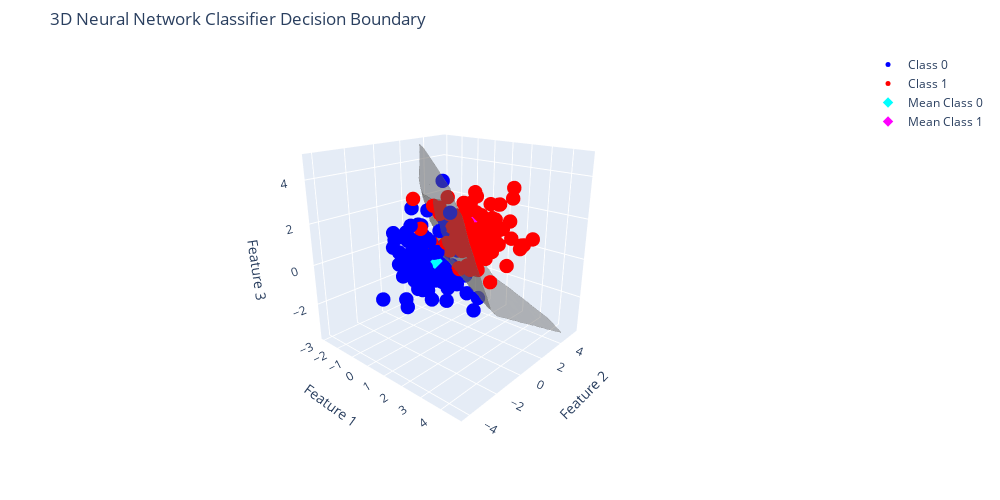

Here is the notebook cell this chart was saved with:
### Markdown cell above
## Plot the neural network decision boundary

### Code cell
# Define the decision function using the difference between predicted probabilities:
# f(x) = P(class=1) - P(class=0)
def decision_function(points):
    # 'points' should be of shape (n_samples, n_features)
    probs = mlp.predict_proba(points)
    return probs[:, 1] - probs[:, 0]

# Create a 3D grid over the data range to evaluate the decision function
num_points = 20  # grid resolution along each axis
x_lin = np.linspace(X[:, 0].min()-1, X[:, 0].max()+1, num_points)
y_lin = np.linspace(X[:, 1].min()-1, X[:, 1].max()+1, num_points)
z_lin = np.linspace(X[:, 2].min()-1, X[:, 2].max()+1, num_points)
XX, YY, ZZ = np.meshgrid(x_lin, y_lin, z_lin)
grid_points = np.vstack([XX.ravel(), YY.ravel(), ZZ.ravel()]).T

# Evaluate the decision function on each grid point
f_values = decision_function(grid_points)

# Plot the decision boundary using an isosurface at f(x)=0.
# Adjust isomin/isomax to a small interval around zero.
isosurface = go.Isosurface(
    x=grid_points[:, 0],
    y=grid_points[:, 1],
    z=grid_points[:, 2],
    value=f_values,
    isomin=-0.01,   # tolerance around 0
    isomax=0.01,
    surface_count=1,
    colorscale='gray',
    opacity=0.5,
    name='Decision Boundary',
    showscale=False  # This disables the colorbar
)

# Create scatter traces for the two classes
scatter_class0 = go.Scatter3d(
    x=X[y == 0, 0],
    y=X[y == 0, 1],
    z=X[y == 0, 2],
    mode='markers',
    marker=dict(size=5, color='blue'),
    name='Class 0'
)
scatter_class1 = go.Scatter3d(
    x=X[y == 1, 0],
    y=X[y == 1, 1],
    z=X[y == 1, 2],
    mode='markers',
    marker=dict(size=5, color='red'),
    name='Class 1'
)

# Optionally, plot the class means for reference
mean0 = np.mean(X[y == 0], axis=0)
mean1 = np.mean(X[y == 1], axis=0)
mean0_trace = go.Scatter3d(
    x=[mean0[0]],
    y=[mean0[1]],
    z=[mean0[2]],
    mode='markers',
    marker=dict(size=8, color='cyan', symbol='diamond'),
    name='Mean Class 0'
)
mean1_trace = go.Scatter3d(
    x=[mean1[0]],
    y=[mean1[1]],
    z=[mean1[2]],
    mode='markers',
    marker=dict(size=8, color='magenta', symbol='diamond'),
    name='Mean Class 1'
)

#Improve initial camera angle
# Define spherical coordinates for the camera
# mpl_toolkits.mplot3d default view typically uses:
#   elev = 30° and azim = -60°
r = 2.5  # distance of the camera from the center (you can adjust this)
elev = math.radians(30)
azim = math.radians(-60)
# Convert spherical to Cartesian coordinates
eye_x = r * math.cos(elev) * math.cos(azim)
eye_y = r * math.cos(elev) * math.sin(azim)
eye_z = r * math.sin(elev)

# Combine all traces into one figure
fig = go.Figure(data=[scatter_class0, scatter_class1, isosurface, mean0_trace, mean1_trace])
fig.update_layout(
    title='3D Neural Network Classifier Decision Boundary',
    scene_camera=dict(
        eye=dict(x=eye_x, y=eye_y, z=eye_z)
    ),
    scene=dict(
        xaxis_title='Feature 1',
        yaxis_title='Feature 2',
        zaxis_title='Feature 3',
        aspectmode='cube'  # Forces equal scaling on all axes
    ),
    width=1000,
    height=500,
    margin=dict(l=50, r=50, t=50, b=50)
)

fig.show()

### Figure 1 — Plotly figure (JSON) as saved in the notebook; plotly's stock layout.template omitted (floating-point values rounded to 4 significant figures; data arrays with more than 128 entries replaced by an {"elided": "..."} marker saying what was removed)
{"data": [{"marker": {"color": "blue", "size": 5}, "mode": "markers", "name": "Class 0", "type": "scatter3d", "x": [-0.5444, -1.058, -1.402, -0.1924, -0.5623, 0.1991, 0.8658, -0.5035, -0.1156, 1.523, -0.2526, 0.2165, 0.1865, -0.4792, 0.242, 0.1969, 1.307, 0.281, -0.7728, -0.8158, -0.908, -1.32, 0.2141, 0.05821, -0.2346, 2.144, -1.515, 0.3757, 0.357, 1.579, -0.2258, -0.7153, 0.5426, -0.493, 0.3853, -0.3853, -0.3851, 1.031, -0.7198, -1.062, -1.952, 0.3288, -0.3277, 0.4825, -0.4749, 0.4128, 0.4438, 0.2089, 0.6257, -0.4842, -0.3092, 0.405, -0.7925, 2.122, 0.3571, -1.196, 0.2599, 0.2961, -0.05953, 0.5138, 0.2323, 0.5709, -0.6451, 0.6566, 0.2767, 0.3436, 1.441, 0.6863, -0.03583, -0.3427, 1.866, 1.159, 0.4732, -0.2454, 0.4967, 0.791, -1.169, -0.8085, 0.2505, 0.09708, 0.01023, 0.6514, 0.2576, 0.3073, 1.454, 1.55, -1.43, -0.07201, -0.02651, 0.08187, -0.6017, -1.378, 0.09176, -0.9905, 0.8219, 0.4041, 1.586, 1.089, 0.5608, 0.8135], "y": [0.1109, 0.8225, 0.5869, 0.3015, -1.013, -0.6002, -1.2, -1.551, -0.3011, -0.2342, -1.248, 0.04557, -0.6618, -0.1857, -1.913, 0.7385, -1.607, -0.6227, -0.2368, -0.0771, -1.412, 0.5219, -1.246, -1.143, -1.415, 0.6339, -0.4465, -0.6006, -0.6929, 0.7674, 0.06753, 0.6796, -0.4634, -0.5894, -0.8839, 0.1135, -0.6769, 0.9313, -0.4606, 0.4736, -0.1518, -0.5298, -0.3921, -0.2235, -0.6533, 0.8221, 0.7746, -1.96, -0.8572, 1.267, 0.3313, -1.261, -0.1147, 1.032, 1.478, 0.8125, 0.7818, 0.2611, -3.241, 0.515, 0.2931, 1.136, 0.3614, -0.9747, 0.8272, -1.763, -1.436, -1.613, 1.565, -0.8023, 0.4738, -0.8207, -0.07283, -0.7537, -0.1383, -0.9094, 1.143, -0.5018, 0.3464, 0.9686, -0.9815, -0.3153, -0.07445, 0.8129, -0.2647, -0.7833, -0.44, 1.004, 0.06023, 2.315, 1.852, -0.9378, -1.988, -0.5663, 0.08705, 1.886, -1.238, 0.06428, 1.083, -1.231], "z": [-1.151, -1.221, 2.19, -0.03471, 0.3142, 0.0698, -0.3345, 0.06856, -1.479, -0.2341, 1.632, -0.6516, 0.8524, -1.106, -1.725, 0.1714, 0.1846, -0.2081, -0.4854, 0.3412, 1.466, 0.297, 0.1732, 0.3578, -0.4206, -2.025, 0.8564, -0.2917, 0.8996, -0.4695, -1.425, -0.7304, -0.4657, 0.8496, 0.1537, 0.6621, 0.6117, -0.8392, 1.057, -0.9194, 0.5883, 0.5133, -1.464, 0.714, 1.765, 1.897, -0.9269, -1.328, -1.071, -0.7077, 0.9755, 0.9179, 0.505, -1.519, -0.5183, 1.356, -1.237, 0.005113, -1.024, 3.853, -0.7144, 0.954, 1.538, 0.7871, 0.013, 0.3241, 1.163, -0.4719, -2.62, -0.1613, -1.191, 0.9634, -0.8468, -0.8895, 0.6477, 1.403, 0.7519, 0.9154, -0.68, -0.7021, 0.4621, 0.759, -1.919, 0.6296, 2.72, -0.3221, 0.1307, 0.3616, 2.463, -1.867, -0.0135, 0.515, -0.2197, 0.09965, -0.299, 0.1746, 2.133, -1.078, 1.054, 0.2275]}, {"marker": {"color": "red", "size": 5}, "mode": "markers", "name": "Class 1", "type": "scatter3d", "x": [0.3021, 0.7409, 3.575, 1.393, 2.039, 1.811, 2.975, 0.8534, 0.494, 1.732, 3.145, 1.281, 2.251, 1.022, 1.518, -0.2034, 0.1955, 2.644, 1.77, 0.896, 1.832, 0.8374, 0.636, 2.336, 0.7327, 2.778, 1.577, 2.019, 0.6244, 0.3754, 1.894, 3.409, 2.951, 1.115, 2.472, 0.5601, 0.5351, 0.5924, 0.6016, 3.331, 0.8482, 2.133, 0.8494, 0.6745, 0.727, 1.231, 2.325, 2.11, 0.8228, 1.372, 1.703, 1.481, 0.9363, 0.4919, -0.3049, 2.123, 1.279, 1.505, 0.9695, 1.724, 2.095, 2.701, 0.9006, 1.748, 2.942, 1.088, -0.2587, 0.7816, 1.574, -0.8019, 1.736, 2.004, 2.292, -0.1615, 0.671, 1.76, 1.437, 2.668, 1.62, 1.902, 1.521, 3.69, 1.211, -0.2131, 2.538, 2.33, 1.488, 2.077, 3.561, 1.616, 1.824, 0.5212, 2.738, 1.298, 1.467, 2.382, 1.745, 0.8003, 3.376, 2.001], "y": [3.465, 1.65, 2.371, 0.4648, 0.4628, 4.579, 2.358, 0.4185, 0.2858, 0.05192, 1.251, 2.329, -0.1694, 1.979, 3.176, 1.444, 2.17, 1.838, 1.45, 1.587, 0.7515, 2.071, 1.549, 0.3703, 2.372, 0.9084, 0.6387, 3.033, 0.1172, -0.03411, 1.079, 0.1014, 2.459, 2.506, 2.145, 0.9861, 2.186, 0.9232, 1.992, 2.679, 1.547, 3.771, 1.013, 1.179, 1.525, 2.218, 2.314, 1.479, 2.475, 0.5445, 0.7436, 0.4975, 0.6778, -0.3708, -0.1275, 0.4324, 2.114, 1.547, 0.9242, 1.513, 0.6818, 1.092, -0.6239, 1.041, -0.9716, 1.012, 0.3167, 1.287, 3.129, -0.01519, 2.271, 0.9697, 2.124, 1.434, 0.9398, 0.5957, 2.455, 1.754, 2.014, 2.19, 2.182, 0.6917, 1.823, 2.854, 0.99, 0.6439, 0.6027, 1.297, 3.255, 2.679, 1.37, 1.056, -0.09443, 1.282, -0.5674, 1.492, 0.9931, 1.714, 2.45, 0.5224], "z": [1.535, 1.842, 1.174, 0.9464, 1.31, 2.62, 1.34, 3.187, 2.658, 0.09254, 2.077, -0.7111, 2.043, 1.834, 1.827, 1.884, 1.867, 1.085, 1.261, 1.344, 3.051, 0.7367, 0.669, 2.03, 1.683, 2.047, 3.023, 1.391, 2.426, 2.778, 1.79, 2.063, 3.653, 0.9231, 2.869, 0.4408, 2.558, 2.255, 0.1798, 1.031, 0.6396, 1.682, 0.9076, 1.913, 1.998, 3.002, 2.805, 1.617, 1.353, -0.1064, 0.07775, 1.481, 1.744, 1.148, 1.548, 1.358, 2.258, 1.05, 1.225, 1.598, 3.592, -0.5381, 0.9742, 0.6502, 0.7031, 1.067, -0.5392, 1.811, 0.1199, 2.867, 0.02141, 0.7071, 2.128, 0.289, 2.247, 2.139, 0.5143, 1.838, 2.212, 1.099, 1.19, 0.6603, 0.6728, 1.385, 1.23, 1.572, 1.576, 1.871, 1.251, 1.568, 1.597, 1.877, 0.9006, 2.599, 1.411, 2.98, 1.029, 1.388, 0.9231, 1.599]}, {"colorscale": [[0, "rgb(0, 0, 0)"], [0.09091, "rgb(16, 16, 16)"], [0.1818, "rgb(38, 38, 38)"], [0.2727, "rgb(59, 59, 59)"], [0.3636, "rgb(81, 80, 80)"], [0.4545, "rgb(102, 101, 101)"], [0.5455, "rgb(124, 123, 122)"], [0.6364, "rgb(146, 146, 145)"], [0.7273, "rgb(171, 171, 170)"], [0.8182, "rgb(197, 197, 195)"], [0.9091, "rgb(224, 224, 223)"], [1, "rgb(254, 254, 253)"]], "isomax": 0.01, "isomin": -0.01, "name": "Decision Boundary", "opacity": 0.5, "showscale": false, "surface": {"count": 1}, "type": "isosurface", "value": {"elided": "8000 float values"}, "x": {"elided": "8000 float values"}, "y": {"elided": "8000 float values"}, "z": {"elided": "8000 float values"}}, {"marker": {"color": "cyan", "size": 8, "symbol": "diamond"}, "mode": "markers", "name": "Mean Class 0", "type": "scatter3d", "x": [0.09177], "y": [-0.1832], "z": [0.07482]}, {"marker": {"color": "magenta", "size": 8, "symbol": "diamond"}, "mode": "markers", "name": "Mean Class 1", "type": "scatter3d", "x": [1.533], "y": [1.389], "z": [1.513]}], "layout": {"height": 500, "margin": {"b": 50, "l": 50, "r": 50, "t": 50}, "scene": {"aspectmode": "cube", "aspectratio": {"x": 1, "y": 1, "z": 1}, "camera": {"center": {"x": 0, "y": 0, "z": 0}, "eye": {"x": 1.553, "y": -1.755, "z": 0.8717}, "projection": {"type": "perspective"}, "up": {"x": 0, "y": 0, "z": 1}}, "xaxis": {"title": {"text": "Feature 1"}, "type": "linear"}, "yaxis": {"title": {"text": "Feature 2"}, "type": "linear"}, "zaxis": {"title": {"text": "Feature 3"}, "type": "linear"}}, "title": {"text": "3D Neural Network Classifier Decision Boundary"}, "width": 1000}}
